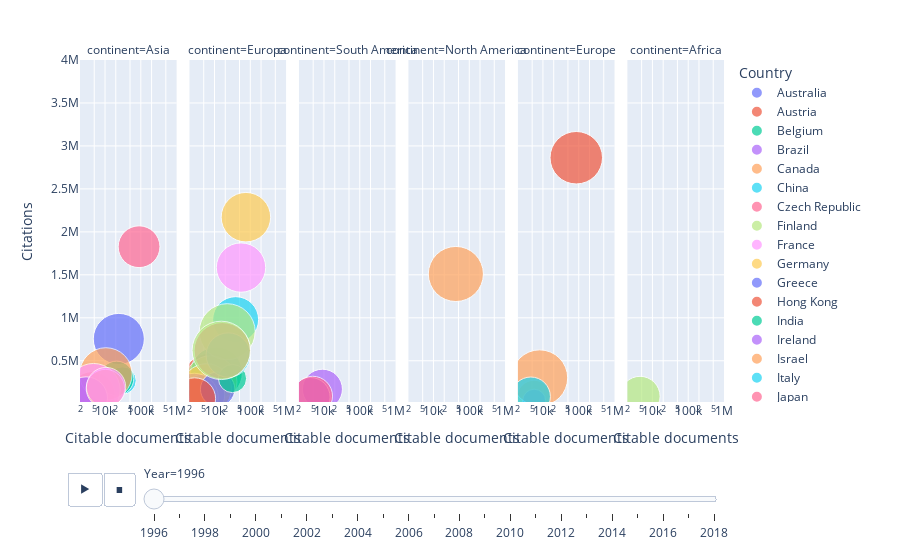

Here is the notebook cell this chart was saved with:
### Markdown cell above
### Análisis de los países con mayor producción científica en el Mundo

Los gráficos anteriors muestras países en vías de desarrolo con producción científica entre 100 - 10 mil artículos (período 1996 - 2018). Ahora bien, existen un grupo de países (mayormente países desarrollados y con alto nivel técnologico) que producen artículos científicos en tres ordenes de mágnitud mayor que los países sub-desarrollados. 

**Importante**: Tres países de la región Argentina, Brazil y Mexico se encuentran en este grupo.

### Code cell
data_publications_high = pd.read_csv('../publications-high.csv')
px.scatter(data_publications_high, x="Citable documents", y="Citations", animation_frame="Year", animation_group="Country",
           size="Citations per document", color="Country", hover_name="Country", facet_col="continent",  
           log_x = True, 
           size_max=45, range_x=[2000,1000000], range_y=[20000,4000000])

### Figure 1 — Plotly figure (JSON) as saved in the notebook; plotly's stock layout.template omitted (floating-point values rounded to 4 significant figures)
{"data": [{"hoverlabel": {"namelength": 0}, "hovertemplate": "<b>%{hovertext}</b><br><br>Country=Australia<br>Year=1996<br>continent=Asia<br>Citable documents=%{x}<br>Citations=%{y}<br>Citations per document=%{marker.size}", "hovertext": ["Australia"], "ids": ["Australia"], "legendgroup": "Australia", "marker": {"color": "#636efa", "size": [30.14], "sizemode": "area", "sizeref": 0.02309, "symbol": "circle"}, "mode": "markers", "name": "Australia", "showlegend": true, "type": "scatter", "x": [24271], "xaxis": "x", "y": [754029], "yaxis": "y"}, {"hoverlabel": {"namelength": 0}, "hovertemplate": "<b>%{hovertext}</b><br><br>Country=Austria<br>Year=1996<br>continent=Europa<br>Citable documents=%{x}<br>Citations=%{y}<br>Citations per document=%{marker.size}", "hovertext": ["Austria"], "ids": ["Austria"], "legendgroup": "Austria", "marker": {"color": "#EF553B", "size": [34.82], "sizemode": "area", "sizeref": 0.02309, "symbol": "circle"}, "mode": "markers", "name": "Austria", "showlegend": true, "type": "scatter", "x": [7577], "xaxis": "x2", "y": [269161], "yaxis": "y2"}, {"hoverlabel": {"namelength": 0}, "hovertemplate": "<b>%{hovertext}</b><br><br>Country=Belgium<br>Year=1996<br>continent=Europa<br>Citable documents=%{x}<br>Citations=%{y}<br>Citations per document=%{marker.size}", "hovertext": ["Belgium"], "ids": ["Belgium"], "legendgroup": "Belgium", "marker": {"color": "#00cc96", "size": [31.01], "sizemode": "area", "sizeref": 0.02309, "symbol": "circle"}, "mode": "markers", "name": "Belgium", "showlegend": true, "type": "scatter", "x": [11350], "xaxis": "x2", "y": [360195], "yaxis": "y2"}, {"hoverlabel": {"namelength": 0}, "hovertemplate": "<b>%{hovertext}</b><br><br>Country=Brazil<br>Year=1996<br>continent=South America<br>Citable documents=%{x}<br>Citations=%{y}<br>Citations per document=%{marker.size}", "hovertext": ["Brazil"], "ids": ["Brazil"], "legendgroup": "Brazil", "marker": {"color": "#ab63fa", "size": [18.45], "sizemode": "area", "sizeref": 0.02309, "symbol": "circle"}, "mode": "markers", "name": "Brazil", "showlegend": true, "type": "scatter", "x": [9058], "xaxis": "x3", "y": [169147], "yaxis": "y3"}, {"hoverlabel": {"namelength": 0}, "hovertemplate": "<b>%{hovertext}</b><br><br>Country=Canada<br>Year=1996<br>continent=North America<br>Citable documents=%{x}<br>Citations=%{y}<br>Citations per document=%{marker.size}", "hovertext": ["Canada"], "ids": ["Canada"], "legendgroup": "Canada", "marker": {"color": "#FFA15A", "size": [35.05], "sizemode": "area", "sizeref": 0.02309, "symbol": "circle"}, "mode": "markers", "name": "Canada", "showlegend": true, "type": "scatter", "x": [42253], "xaxis": "x4", "y": [1509802], "yaxis": "y4"}, {"hoverlabel": {"namelength": 0}, "hovertemplate": "<b>%{hovertext}</b><br><br>Country=China<br>Year=1996<br>continent=Asia<br>Citable documents=%{x}<br>Citations=%{y}<br>Citations per document=%{marker.size}", "hovertext": ["China"], "ids": ["China"], "legendgroup": "China", "marker": {"color": "#19d3f3", "size": [8.75], "sizemode": "area", "sizeref": 0.02309, "symbol": "circle"}, "mode": "markers", "name": "China", "showlegend": true, "type": "scatter", "x": [30654], "xaxis": "x", "y": [269276], "yaxis": "y"}, {"hoverlabel": {"namelength": 0}, "hovertemplate": "<b>%{hovertext}</b><br><br>Country=Czech Republic<br>Year=1996<br>continent=Europa<br>Citable documents=%{x}<br>Citations=%{y}<br>Citations per document=%{marker.size}", "hovertext": ["Czech Republic"], "ids": ["Czech Republic"], "legendgroup": "Czech Republic", "marker": {"color": "#FF6692", "size": [13.99], "sizemode": "area", "sizeref": 0.02309, "symbol": "circle"}, "mode": "markers", "name": "Czech Republic", "showlegend": true, "type": "scatter", "x": [5400], "xaxis": "x2", "y": [75805], "yaxis": "y2"}, {"hoverlabel": {"namelength": 0}, "hovertemplate": "<b>%{hovertext}</b><br><br>Country=Finland<br>Year=1996<br>continent=Europa<br>Citable documents=%{x}<br>Citations=%{y}<br>Citations per document=%{marker.size}", "hovertext": ["Finland"], "ids": ["Finland"], "legendgroup": "Finland", "marker": {"color": "#B6E880", "size": [31.52], "sizemode": "area", "sizeref": 0.02309, "symbol": "circle"}, "mode": "markers", "name": "Finland", "showlegend": true, "type": "scatter", "x": [7887], "xaxis": "x2", "y": [255065], "yaxis": "y2"}, {"hoverlabel": {"namelength": 0}, "hovertemplate": "<b>%{hovertext}</b><br><br>Country=France<br>Year=1996<br>continent=Europa<br>Citable documents=%{x}<br>Citations=%{y}<br>Citations per document=%{marker.size}", "hovertext": ["France"], "ids": ["France"], "legendgroup": "France", "marker": {"color": "#FF97FF", "size": [28.13], "sizemode": "area", "sizeref": 0.02309, "symbol": "circle"}, "mode": "markers", "name": "France", "showlegend": true, "type": "scatter", "x": [55098], "xaxis": "x2", "y": [1584565], "yaxis": "y2"}, {"hoverlabel": {"namelength": 0}, "hovertemplate": "<b>%{hovertext}</b><br><br>Country=Germany<br>Year=1996<br>continent=Europa<br>Citable documents=%{x}<br>Citations=%{y}<br>Citations per document=%{marker.size}", "hovertext": ["Germany"], "ids": ["Germany"], "legendgroup": "Germany", "marker": {"color": "#FECB52", "size": [28.3], "sizemode": "area", "sizeref": 0.02309, "symbol": "circle"}, "mode": "markers", "name": "Germany", "showlegend": true, "type": "scatter", "x": [75477], "xaxis": "x2", "y": [2170854], "yaxis": "y2"}, {"hoverlabel": {"namelength": 0}, "hovertemplate": "<b>%{hovertext}</b><br><br>Country=Greece<br>Year=1996<br>continent=Europa<br>Citable documents=%{x}<br>Citations=%{y}<br>Citations per document=%{marker.size}", "hovertext": ["Greece"], "ids": ["Greece"], "legendgroup": "Greece", "marker": {"color": "#636efa", "size": [20.17], "sizemode": "area", "sizeref": 0.02309, "symbol": "circle"}, "mode": "markers", "name": "Greece", "showlegend": true, "type": "scatter", "x": [5044], "xaxis": "x2", "y": [103433], "yaxis": "y2"}, {"hoverlabel": {"namelength": 0}, "hovertemplate": "<b>%{hovertext}</b><br><br>Country=Hong Kong<br>Year=1996<br>continent=Asia<br>Citable documents=%{x}<br>Citations=%{y}<br>Citations per document=%{marker.size}", "hovertext": ["Hong Kong"], "ids": ["Hong Kong"], "legendgroup": "Hong Kong", "marker": {"color": "#EF553B", "size": [24.04], "sizemode": "area", "sizeref": 0.02309, "symbol": "circle"}, "mode": "markers", "name": "Hong Kong", "showlegend": true, "type": "scatter", "x": [4371], "xaxis": "x", "y": [107786], "yaxis": "y"}, {"hoverlabel": {"namelength": 0}, "hovertemplate": "<b>%{hovertext}</b><br><br>Country=India<br>Year=1996<br>continent=Asia<br>Citable documents=%{x}<br>Citations=%{y}<br>Citations per document=%{marker.size}", "hovertext": ["India"], "ids": ["India"], "legendgroup": "India", "marker": {"color": "#00cc96", "size": [13.74], "sizemode": "area", "sizeref": 0.02309, "symbol": "circle"}, "mode": "markers", "name": "India", "showlegend": true, "type": "scatter", "x": [21046], "xaxis": "x", "y": [294593], "yaxis": "y"}, {"hoverlabel": {"namelength": 0}, "hovertemplate": "<b>%{hovertext}</b><br><br>Country=Ireland<br>Year=1996<br>continent=Europa<br>Citable documents=%{x}<br>Citations=%{y}<br>Citations per document=%{marker.size}", "hovertext": ["Ireland"], "ids": ["Ireland"], "legendgroup": "Ireland", "marker": {"color": "#ab63fa", "size": [26.71], "sizemode": "area", "sizeref": 0.02309, "symbol": "circle"}, "mode": "markers", "name": "Ireland", "showlegend": true, "type": "scatter", "x": [2709], "xaxis": "x2", "y": [74836], "yaxis": "y2"}, {"hoverlabel": {"namelength": 0}, "hovertemplate": "<b>%{hovertext}</b><br><br>Country=Israel<br>Year=1996<br>continent=Asia<br>Citable documents=%{x}<br>Citations=%{y}<br>Citations per document=%{marker.size}", "hovertext": ["Israel"], "ids": ["Israel"], "legendgroup": "Israel", "marker": {"color": "#FFA15A", "size": [31.96], "sizemode": "area", "sizeref": 0.02309, "symbol": "circle"}, "mode": "markers", "name": "Israel", "showlegend": true, "type": "scatter", "x": [10554], "xaxis": "x", "y": [345503], "yaxis": "y"}, {"hoverlabel": {"namelength": 0}, "hovertemplate": "<b>%{hovertext}</b><br><br>Country=Italy<br>Year=1996<br>continent=Europa<br>Citable documents=%{x}<br>Citations=%{y}<br>Citations per document=%{marker.size}", "hovertext": ["Italy"], "ids": ["Italy"], "legendgroup": "Italy", "marker": {"color": "#19d3f3", "size": [24.35], "sizemode": "area", "sizeref": 0.02309, "symbol": "circle"}, "mode": "markers", "name": "Italy", "showlegend": true, "type": "scatter", "x": [39001], "xaxis": "x2", "y": [978767], "yaxis": "y2"}, {"hoverlabel": {"namelength": 0}, "hovertemplate": "<b>%{hovertext}</b><br><br>Country=Japan<br>Year=1996<br>continent=Asia<br>Citable documents=%{x}<br>Citations=%{y}<br>Citations per document=%{marker.size}", "hovertext": ["Japan"], "ids": ["Japan"], "legendgroup": "Japan", "marker": {"color": "#FF6692", "size": [20.17], "sizemode": "area", "sizeref": 0.02309, "symbol": "circle"}, "mode": "markers", "name": "Japan", "showlegend": true, "type": "scatter", "x": [89419], "xaxis": "x", "y": [1827100], "yaxis": "y"}, {"hoverlabel": {"namelength": 0}, "hovertemplate": "<b>%{hovertext}</b><br><br>Country=Netherlands<br>Year=1996<br>continent=Europa<br>Citable documents=%{x}<br>Citations=%{y}<br>Citations per document=%{marker.size}", "hovertext": ["Netherlands"], "ids": ["Netherlands"], "legendgroup": "Netherlands", "marker": {"color": "#B6E880", "size": [36.22], "sizemode": "area", "sizeref": 0.02309, "symbol": "circle"}, "mode": "markers", "name": "Netherlands", "showlegend": true, "type": "scatter", "x": [22626], "xaxis": "x2", "y": [838239], "yaxis": "y2"}, {"hoverlabel": {"namelength": 0}, "hovertemplate": "<b>%{hovertext}</b><br><br>Country=New Zealand<br>Year=1996<br>continent=Asia<br>Citable documents=%{x}<br>Citations=%{y}<br>Citations per document=%{marker.size}", "hovertext": ["New Zealand"], "ids": ["New Zealand"], "legendgroup": "New Zealand", "marker": {"color": "#FF97FF", "size": [32.63], "sizemode": "area", "sizeref": 0.02309, "symbol": "circle"}, "mode": "markers", "name": "New Zealand", "showlegend": true, "type": "scatter", "x": [4780], "xaxis": "x", "y": [159289], "yaxis": "y"}, {"hoverlabel": {"namelength": 0}, "hovertemplate": "<b>%{hovertext}</b><br><br>Country=Norway<br>Year=1996<br>continent=Europa<br>Citable documents=%{x}<br>Citations=%{y}<br>Citations per document=%{marker.size}", "hovertext": ["Norway"], "ids": ["Norway"], "legendgroup": "Norway", "marker": {"color": "#FECB52", "size": [28.73], "sizemode": "area", "sizeref": 0.02309, "symbol": "circle"}, "mode": "markers", "name": "Norway", "showlegend": true, "type": "scatter", "x": [6001], "xaxis": "x2", "y": [175343], "yaxis": "y2"}, {"hoverlabel": {"namelength": 0}, "hovertemplate": "<b>%{hovertext}</b><br><br>Country=Poland<br>Year=1996<br>continent=Europa<br>Citable documents=%{x}<br>Citations=%{y}<br>Citations per document=%{marker.size}", "hovertext": ["Poland"], "ids": ["Poland"], "legendgroup": "Poland", "marker": {"color": "#636efa", "size": [13.75], "sizemode": "area", "sizeref": 0.02309, "symbol": "circle"}, "mode": "markers", "name": "Poland", "showlegend": true, "type": "scatter", "x": [12260], "xaxis": "x2", "y": [169470], "yaxis": "y2"}, {"hoverlabel": {"namelength": 0}, "hovertemplate": "<b>%{hovertext}</b><br><br>Country=Portugal<br>Year=1996<br>continent=Europa<br>Citable documents=%{x}<br>Citations=%{y}<br>Citations per document=%{marker.size}", "hovertext": ["Portugal"], "ids": ["Portugal"], "legendgroup": "Portugal", "marker": {"color": "#EF553B", "size": [20.3], "sizemode": "area", "sizeref": 0.02309, "symbol": "circle"}, "mode": "markers", "name": "Portugal", "showlegend": true, "type": "scatter", "x": [2790], "xaxis": "x2", "y": [57415], "yaxis": "y2"}, {"hoverlabel": {"namelength": 0}, "hovertemplate": "<b>%{hovertext}</b><br><br>Country=Russian Federation<br>Year=1996<br>continent=Europa<br>Citable documents=%{x}<br>Citations=%{y}<br>Citations per document=%{marker.size}", "hovertext": ["Russian Federation"], "ids": ["Russian Federation"], "legendgroup": "Russian Federation", "marker": {"color": "#00cc96", "size": [9.15], "sizemode": "area", "sizeref": 0.02309, "symbol": "circle"}, "mode": "markers", "name": "Russian Federation", "showlegend": true, "type": "scatter", "x": [31872], "xaxis": "x2", "y": [292763], "yaxis": "y2"}, {"hoverlabel": {"namelength": 0}, "hovertemplate": "<b>%{hovertext}</b><br><br>Country=Singapore<br>Year=1996<br>continent=Asia<br>Citable documents=%{x}<br>Citations=%{y}<br>Citations per document=%{marker.size}", "hovertext": ["Singapore"], "ids": ["Singapore"], "legendgroup": "Singapore", "marker": {"color": "#ab63fa", "size": [21.2], "sizemode": "area", "sizeref": 0.02309, "symbol": "circle"}, "mode": "markers", "name": "Singapore", "showlegend": true, "type": "scatter", "x": [2958], "xaxis": "x", "y": [63647], "yaxis": "y"}, {"hoverlabel": {"namelength": 0}, "hovertemplate": "<b>%{hovertext}</b><br><br>Country=South Korea<br>Year=1996<br>continent=Asia<br>Citable documents=%{x}<br>Citations=%{y}<br>Citations per document=%{marker.size}", "hovertext": ["South Korea"], "ids": ["South Korea"], "legendgroup": "South Korea", "marker": {"color": "#FFA15A", "size": [17.08], "sizemode": "area", "sizeref": 0.02309, "symbol": "circle"}, "mode": "markers", "name": "South Korea", "showlegend": true, "type": "scatter", "x": [10256], "xaxis": "x", "y": [176445], "yaxis": "y"}, {"hoverlabel": {"namelength": 0}, "hovertemplate": "<b>%{hovertext}</b><br><br>Country=Spain<br>Year=1996<br>continent=Europa<br>Citable documents=%{x}<br>Citations=%{y}<br>Citations per document=%{marker.size}", "hovertext": ["Spain"], "ids": ["Spain"], "legendgroup": "Spain", "marker": {"color": "#19d3f3", "size": [22.73], "sizemode": "area", "sizeref": 0.02309, "symbol": "circle"}, "mode": "markers", "name": "Spain", "showlegend": true, "type": "scatter", "x": [24246], "xaxis": "x2", "y": [566629], "yaxis": "y2"}, {"hoverlabel": {"namelength": 0}, "hovertemplate": "<b>%{hovertext}</b><br><br>Country=Sweden<br>Year=1996<br>continent=Europa<br>Citable documents=%{x}<br>Citations=%{y}<br>Citations per document=%{marker.size}", "hovertext": ["Sweden"], "ids": ["Sweden"], "legendgroup": "Sweden", "marker": {"color": "#FF6692", "size": [36.71], "sizemode": "area", "sizeref": 0.02309, "symbol": "circle"}, "mode": "markers", "name": "Sweden", "showlegend": true, "type": "scatter", "x": [16505], "xaxis": "x2", "y": [616680], "yaxis": "y2"}, {"hoverlabel": {"namelength": 0}, "hovertemplate": "<b>%{hovertext}</b><br><br>Country=Switzerland<br>Year=1996<br>continent=Europa<br>Citable documents=%{x}<br>Citations=%{y}<br>Citations per document=%{marker.size}", "hovertext": ["Switzerland"], "ids": ["Switzerland"], "legendgroup": "Switzerland", "marker": {"color": "#B6E880", "size": [39.39], "sizemode": "area", "sizeref": 0.02309, "symbol": "circle"}, "mode": "markers", "name": "Switzerland", "showlegend": true, "type": "scatter", "x": [15464], "xaxis": "x2", "y": [620604], "yaxis": "y2"}, {"hoverlabel": {"namelength": 0}, "hovertemplate": "<b>%{hovertext}</b><br><br>Country=Taiwan<br>Year=1996<br>continent=Asia<br>Citable documents=%{x}<br>Citations=%{y}<br>Citations per document=%{marker.size}", "hovertext": ["Taiwan"], "ids": ["Taiwan"], "legendgroup": "Taiwan", "marker": {"color": "#FF97FF", "size": [17.9], "sizemode": "area", "sizeref": 0.02309, "symbol": "circle"}, "mode": "markers", "name": "Taiwan", "showlegend": true, "type": "scatter", "x": [10708], "xaxis": "x", "y": [193326], "yaxis": "y"}, {"hoverlabel": {"namelength": 0}, "hovertemplate": "<b>%{hovertext}</b><br><br>Country=Turkey<br>Year=1996<br>continent=Europe<br>Citable documents=%{x}<br>Citations=%{y}<br>Citations per document=%{marker.size}", "hovertext": ["Turkey"], "ids": ["Turkey"], "legendgroup": "Turkey", "marker": {"color": "#FECB52", "size": [13.18], "sizemode": "area", "sizeref": 0.02309, "symbol": "circle"}, "mode": "markers", "name": "Turkey", "showlegend": true, "type": "scatter", "x": [5608], "xaxis": "x5", "y": [76309], "yaxis": "y5"}, {"hoverlabel": {"namelength": 0}, "hovertemplate": "<b>%{hovertext}</b><br><br>Country=Ukraine<br>Year=1996<br>continent=Europe<br>Citable documents=%{x}<br>Citations=%{y}<br>Citations per document=%{marker.size}", "hovertext": ["Ukraine"], "ids": ["Ukraine"], "legendgroup": "Ukraine", "marker": {"color": "#636efa", "size": [6.11], "sizemode": "area", "sizeref": 0.02309, "symbol": "circle"}, "mode": "markers", "name": "Ukraine", "showlegend": true, "type": "scatter", "x": [5690], "xaxis": "x5", "y": [34796], "yaxis": "y5"}, {"hoverlabel": {"namelength": 0}, "hovertemplate": "<b>%{hovertext}</b><br><br>Country=United Kingdom<br>Year=1996<br>continent=Europe<br>Citable documents=%{x}<br>Citations=%{y}<br>Citations per document=%{marker.size}", "hovertext": ["United Kingdom"], "ids": ["United Kingdom"], "legendgroup": "United Kingdom", "marker": {"color": "#EF553B", "size": [31.8], "sizemode": "area", "sizeref": 0.02309, "symbol": "circle"}, "mode": "markers", "name": "United Kingdom", "showlegend": true, "type": "scatter", "x": [85330], "xaxis": "x5", "y": [2862678], "yaxis": "y5"}, {"hoverlabel": {"namelength": 0}, "hovertemplate": "<b>%{hovertext}</b><br><br>Country=United States<br>Year=1996<br>continent=North America<br>Citable documents=%{x}<br>Citations=%{y}<br>Citations per document=%{marker.size}", "hovertext": ["United States"], "ids": ["United States"], "legendgroup": "United States", "marker": {"color": "#00cc96", "size": [37.49], "sizemode": "area", "sizeref": 0.02309, "symbol": "circle"}, "mode": "markers", "name": "United States", "showlegend": true, "type": "scatter", "x": [347986], "xaxis": "x4", "y": [13402429], "yaxis": "y4"}, {"hoverlabel": {"namelength": 0}, "hovertemplate": "<b>%{hovertext}</b><br><br>Country=Argentina<br>Year=1996<br>continent=South America<br>Citable documents=%{x}<br>Citations=%{y}<br>Citations per document=%{marker.size}", "hovertext": ["Argentina"], "ids": ["Argentina"], "legendgroup": "Argentina", "marker": {"color": "#ab63fa", "size": [17.93], "sizemode": "area", "sizeref": 0.02309, "symbol": "circle"}, "mode": "markers", "name": "Argentina", "showlegend": true, "type": "scatter", "x": [4195], "xaxis": "x3", "y": [76105], "yaxis": "y3"}, {"hoverlabel": {"namelength": 0}, "hovertemplate": "<b>%{hovertext}</b><br><br>Country=Denmark<br>Year=1996<br>continent=Europe<br>Citable documents=%{x}<br>Citations=%{y}<br>Citations per document=%{marker.size}", "hovertext": ["Denmark"], "ids": ["Denmark"], "legendgroup": "Denmark", "marker": {"color": "#FFA15A", "size": [36.39], "sizemode": "area", "sizeref": 0.02309, "symbol": "circle"}, "mode": "markers", "name": "Denmark", "showlegend": true, "type": "scatter", "x": [8079], "xaxis": "x5", "y": [300210], "yaxis": "y5"}, {"hoverlabel": {"namelength": 0}, "hovertemplate": "<b>%{hovertext}</b><br><br>Country=Hungary<br>Year=1996<br>continent=Europe<br>Citable documents=%{x}<br>Citations=%{y}<br>Citations per document=%{marker.size}", "hovertext": ["Hungary"], "ids": ["Hungary"], "legendgroup": "Hungary", "marker": {"color": "#19d3f3", "size": [17.69], "sizemode": "area", "sizeref": 0.02309, "symbol": "circle"}, "mode": "markers", "name": "Hungary", "showlegend": true, "type": "scatter", "x": [4591], "xaxis": "x5", "y": [83076], "yaxis": "y5"}, {"hoverlabel": {"namelength": 0}, "hovertemplate": "<b>%{hovertext}</b><br><br>Country=Mexico<br>Year=1996<br>continent=South America<br>Citable documents=%{x}<br>Citations=%{y}<br>Citations per document=%{marker.size}", "hovertext": ["Mexico"], "ids": ["Mexico"], "legendgroup": "Mexico", "marker": {"color": "#FF6692", "size": [18.18], "sizemode": "area", "sizeref": 0.02309, "symbol": "circle"}, "mode": "markers", "name": "Mexico", "showlegend": true, "type": "scatter", "x": [4839], "xaxis": "x3", "y": [88901], "yaxis": "y3"}, {"hoverlabel": {"namelength": 0}, "hovertemplate": "<b>%{hovertext}</b><br><br>Country=South Africa<br>Year=1996<br>continent=Africa<br>Citable documents=%{x}<br>Citations=%{y}<br>Citations per document=%{marker.size}", "hovertext": ["South Africa"], "ids": ["South Africa"], "legendgroup": "South Africa", "marker": {"color": "#B6E880", "size": [18.52], "sizemode": "area", "sizeref": 0.02309, "symbol": "circle"}, "mode": "markers", "name": "South Africa", "showlegend": true, "type": "scatter", "x": [4519], "xaxis": "x6", "y": [85712], "yaxis": "y6"}], "layout": {"annotations": [{"font": {}, "showarrow": false, "text": "continent=Asia", "x": 0.075, "xanchor": "center", "xref": "paper", "y": 1, "yanchor": "bottom", "yref": "paper"}, {"font": {}, "showarrow": false, "text": "continent=Europa", "x": 0.245, "xanchor": "center", "xref": "paper", "y": 1, "yanchor": "bottom", "yref": "paper"}, {"font": {}, "showarrow": false, "text": "continent=South America", "x": 0.415, "xanchor": "center", "xref": "paper", "y": 1, "yanchor": "bottom", "yref": "paper"}, {"font": {}, "showarrow": false, "text": "continent=North America", "x": 0.585, "xanchor": "center", "xref": "paper", "y": 1, "yanchor": "bottom", "yref": "paper"}, {"font": {}, "showarrow": false, "text": "continent=Europe", "x": 0.755, "xanchor": "center", "xref": "paper", "y": 1, "yanchor": "bottom", "yref": "paper"}, {"font": {}, "showarrow": false, "text": "continent=Africa", "x": 0.925, "xanchor": "center", "xref": "paper", "y": 1, "yanchor": "bottom", "yref": "paper"}], "legend": {"itemsizing": "constant", "title": {"text": "Country"}, "tracegroupgap": 0}, "margin": {"t": 60}, "sliders": [{"active": 0, "currentvalue": {"prefix": "Year="}, "len": 0.9, "pad": {"b": 10, "t": 60}, "steps": [{"args": [["1996"], {"frame": {"duration": 0, "redraw": false}, "fromcurrent": true, "mode": "immediate", "transition": {"duration": 0, "easing": "linear"}}], "label": "1996", "method": "animate"}, {"args": [["1997"], {"frame": {"duration": 0, "redraw": false}, "fromcurrent": true, "mode": "immediate", "transition": {"duration": 0, "easing": "linear"}}], "label": "1997", "method": "animate"}, {"args": [["1998"], {"frame": {"duration": 0, "redraw": false}, "fromcurrent": true, "mode": "immediate", "transition": {"duration": 0, "easing": "linear"}}], "label": "1998", "method": "animate"}, {"args": [["1999"], {"frame": {"duration": 0, "redraw": false}, "fromcurrent": true, "mode": "immediate", "transition": {"duration": 0, "easing": "linear"}}], "label": "1999", "method": "animate"}, {"args": [["2000"], {"frame": {"duration": 0, "redraw": false}, "fromcurrent": true, "mode": "immediate", "transition": {"duration": 0, "easing": "linear"}}], "label": "2000", "method": "animate"}, {"args": [["2001"], {"frame": {"duration": 0, "redraw": false}, "fromcurrent": true, "mode": "immediate", "transition": {"duration": 0, "easing": "linear"}}], "label": "2001", "method": "animate"}, {"args": [["2002"], {"frame": {"duration": 0, "redraw": false}, "fromcurrent": true, "mode": "immediate", "transition": {"duration": 0, "easing": "linear"}}], "label": "2002", "method": "animate"}, {"args": [["2003"], {"frame": {"duration": 0, "redraw": false}, "fromcurrent": true, "mode": "immediate", "transition": {"duration": 0, "easing": "linear"}}], "label": "2003", "method": "animate"}, {"args": [["2004"], {"frame": {"duration": 0, "redraw": false}, "fromcurrent": true, "mode": "immediate", "transition": {"duration": 0, "easing": "linear"}}], "label": "2004", "method": "animate"}, {"args": [["2005"], {"frame": {"duration": 0, "redraw": false}, "fromcurrent": true, "mode": "immediate", "transition": {"duration": 0, "easing": "linear"}}], "label": "2005", "method": "animate"}, {"args": [["2006"], {"frame": {"duration": 0, "redraw": false}, "fromcurrent": true, "mode": "immediate", "transition": {"duration": 0, "easing": "linear"}}], "label": "2006", "method": "animate"}, {"args": [["2007"], {"frame": {"duration": 0, "redraw": false}, "fromcurrent": true, "mode": "immediate", "transition": {"duration": 0, "easing": "linear"}}], "label": "2007", "method": "animate"}, {"args": [["2008"], {"frame": {"duration": 0, "redraw": false}, "fromcurrent": true, "mode": "immediate", "transition": {"duration": 0, "easing": "linear"}}], "label": "2008", "method": "animate"}, {"args": [["2009"], {"frame": {"duration": 0, "redraw": false}, "fromcurrent": true, "mode": "immediate", "transition": {"duration": 0, "easing": "linear"}}], "label": "2009", "method": "animate"}, {"args": [["2010"], {"frame": {"duration": 0, "redraw": false}, "fromcurrent": true, "mode": "immediate", "transition": {"duration": 0, "easing": "linear"}}], "label": "2010", "method": "animate"}, {"args": [["2011"], {"frame": {"duration": 0, "redraw": false}, "fromcurrent": true, "mode": "immediate", "transition": {"duration": 0, "easing": "linear"}}], "label": "2011", "method": "animate"}, {"args": [["2012"], {"frame": {"duration": 0, "redraw": false}, "fromcurrent": true, "mode": "immediate", "transition": {"duration": 0, "easing": "linear"}}], "label": "2012", "method": "animate"}, {"args": [["2013"], {"frame": {"duration": 0, "redraw": false}, "fromcurrent": true, "mode": "immediate", "transition": {"duration": 0, "easing": "linear"}}], "label": "2013", "method": "animate"}, {"args": [["2014"], {"frame": {"duration": 0, "redraw": false}, "fromcurrent": true, "mode": "immediate", "transition": {"duration": 0, "easing": "linear"}}], "label": "2014", "method": "animate"}, {"args": [["2015"], {"frame": {"duration": 0, "redraw": false}, "fromcurrent": true, "mode": "immediate", "transition": {"duration": 0, "easing": "linear"}}], "label": "2015", "method": "animate"}, {"args": [["2016"], {"frame": {"duration": 0, "redraw": false}, "fromcurrent": true, "mode": "immediate", "transition": {"duration": 0, "easing": "linear"}}], "label": "2016", "method": "animate"}, {"args": [["2017"], {"frame": {"duration": 0, "redraw": false}, "fromcurrent": true, "mode": "immediate", "transition": {"duration": 0, "easing": "linear"}}], "label": "2017", "method": "animate"}, {"args": [["2018"], {"frame": {"duration": 0, "redraw": false}, "fromcurrent": true, "mode": "immediate", "transition": {"duration": 0, "easing": "linear"}}], "label": "2018", "method": "animate"}], "x": 0.1, "xanchor": "left", "y": 0, "yanchor": "top"}], "updatemenus": [{"buttons": [{"args": [null, {"frame": {"duration": 500, "redraw": false}, "fromcurrent": true, "mode": "immediate", "transition": {"duration": 500, "easing": "linear"}}], "label": "&#9654;", "method": "animate"}, {"args": [[null], {"frame": {"duration": 0, "redraw": false}, "fromcurrent": true, "mode": "immediate", "transition": {"duration": 0, "easing": "linear"}}], "label": "&#9724;", "method": "animate"}], "direction": "left", "pad": {"r": 10, "t": 70}, "showactive": false, "type": "buttons", "x": 0.1, "xanchor": "right", "y": 0, "yanchor": "top"}], "xaxis": {"anchor": "y", "domain": [0, 0.15], "range": [3.301, 6.0], "title": {"text": "Citable documents"}, "type": "log"}, "xaxis2": {"anchor": "y2", "domain": [0.17, 0.32], "matches": "x", "range": [3.301, 6.0], "title": {"text": "Citable documents"}, "type": "log"}, "xaxis3": {"anchor": "y3", "domain": [0.34, 0.49], "matches": "x", "range": [3.301, 6.0], "title": {"text": "Citable documents"}, "type": "log"}, "xaxis4": {"anchor": "y4", "domain": [0.51, 0.66], "matches": "x", "range": [3.301, 6.0], "title": {"text": "Citable documents"}, "type": "log"}, "xaxis5": {"anchor": "y5", "domain": [0.68, 0.83], "matches": "x", "range": [3.301, 6.0], "title": {"text": "Citable documents"}, "type": "log"}, "xaxis6": {"anchor": "y6", "domain": [0.85, 1], "matches": "x", "range": [3.301, 6.0], "title": {"text": "Citable documents"}, "type": "log"}, "yaxis": {"anchor": "x", "domain": [0, 1], "range": [20000, 4000000], "title": {"text": "Citations"}}, "yaxis2": {"anchor": "x2", "domain": [0, 1], "matches": "y", "showticklabels": false}, "yaxis3": {"anchor": "x3", "domain": [0, 1], "matches": "y", "showticklabels": false}, "yaxis4": {"anchor": "x4", "domain": [0, 1], "matches": "y", "showticklabels": false}, "yaxis5": {"anchor": "x5", "domain": [0, 1], "matches": "y", "showticklabels": false}, "yaxis6": {"anchor": "x6", "domain": [0, 1], "matches": "y", "showticklabels": false}}}
